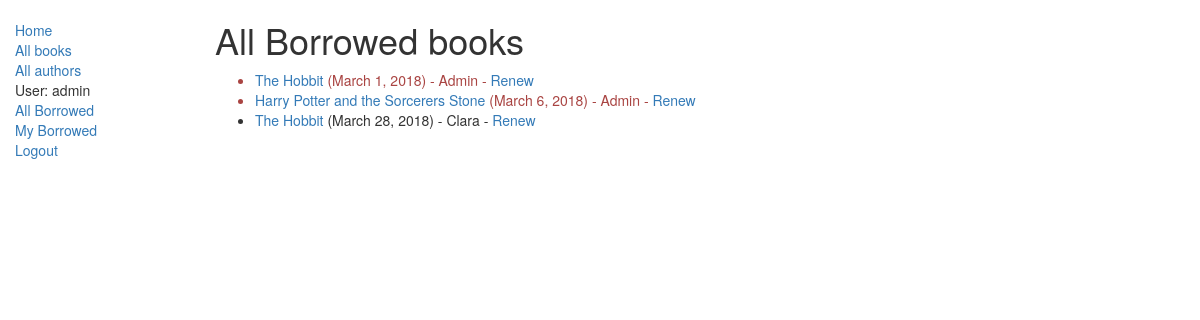
The page /catalog/all_books/ (signed in) on the database its author committed.
### catalog/models.py (models this page shows, shortened)
class BookInstance(models.Model):
    id = models.UUIDField(primary_key=True, default=uuid.uuid4, help_text="Unique ID for this particular book across whole library")
    book = models.ForeignKey('Book', on_delete=models.SET_NULL, null=True)
    imprint = models.CharField(max_length=200)
    due_back = models.DateField(null=True, blank=True)
    borrower = models.ForeignKey(User, on_delete=models.SET_NULL, null=True, blank=True)
    @property
    def is_overdue(self):
        if self.due_back and date.today() > self.due_back:
            return True
        return False
    LOAN_STATUS = (
        ('d', 'Maintenance'),
        ('o', 'On loan'),
        ('a', 'Available'),
        ('r', 'Reserved'),
    )
    status = models.CharField(max_length=1, choices=LOAN_STATUS, blank=True, default='d', help_text='Book availability')
    class Meta:
        ordering = ["due_back"]
        permissions = (("can_mark_returned", "Set book as returned"),)

class Book(models.Model):
    title = models.CharField(max_length=200)
    author = models.ForeignKey('Author', on_delete=models.SET_NULL, null=True)
    summary = models.TextField(max_length=1000, help_text="Enter a brief description of the book")
    isbn = models.CharField('ISBN',max_length=13, help_text='13 Character <a href="https://www.isbn-international.org/content/what-isbn">ISBN number</a>')
    genre = models.ManyToManyField(Genre, help_text="Select a genre for this book")
    language = models.ForeignKey('Language', on_delete=models.SET_NULL, null=True)

### catalog/views.py (the view)
# urls.py: path('all_books/', views.LoanedBooksIndexListView.as_view(), name='all-borrowed'),
class LoanedBooksIndexListView(LoginRequiredMixin,PermissionRequiredMixin,generic.ListView):
    model = BookInstance
    permission_required = 'BookInstance.can_mark_returned'
    template_name ='catalog/bookinstance_list_borrowed_index.html'
    paginate_by = 10
    def get_queryset(self):
        return BookInstance.objects.filter(status__exact='o').order_by('due_back')

### catalog/templates/catalog/bookinstance_list_borrowed_index.html
{% extends "base_generic.html" %}
{% block content %}
    <h1>All Borrowed books</h1>
    {% if bookinstance_list %}
    <ul>
      {% for bookinst in bookinstance_list %}
      <li class="{% if bookinst.is_overdue %}text-danger{% endif %}">
        <a href="{% url 'book-detail' bookinst.book.pk %}">{{bookinst.book.title}}</a> ({{ bookinst.due_back }}) - {{bookinst.borrower|capfirst}} {% if perms.catalog.can_mark_returned %}- <a href="{% url 'renew-book-librarian' bookinst.id %}">Renew</a>  {% endif %}
      </li>
      {% endfor %}
    </ul>
    {% else %}
      <p>There are no books borrowed.</p>
    {% endif %}
{% endblock %}

### catalog/templates/base_generic.html (shortened to what this page needs)
<!DOCTYPE html>
<html lang="en">
<head>
  <link rel="stylesheet" href="https://maxcdn.bootstrapcdn.com/bootstrap/3.3.7/css/bootstrap.min.css">
  {% load static %}
  <link rel="stylesheet" href="{% static 'css/styles.css' %}">
</head>
<body>
  <div class="container-fluid">
    <div class="row">
      <div class="col-sm-2">
      {% block sidebar %}
      <ul class="sidebar-nav">
          <li><a href="{% url 'index' %}">Home</a></li>
          <li><a href="{% url 'books' %}">All books</a></li>
          <li><a href="{% url 'authors' %}">All authors</a></li>
          {% if user.is_authenticated %}
            <li>User: {{ user.get_username }}</li>
            {% if perms.can_mark_returned %}
              <li><a href="{% url 'all-borrowed' %}">All Borrowed</a></li>
            {% endif %}
            <li><a href="{% url 'my-borrowed' %}">My Borrowed</a></li>
            <li><a href="{% url 'logout'%}?next={{request.path}}">Logout</a></li>
          {% else %}
            <li><a href="{% url 'login'%}?next={{request.path}}">Login</a></li>
          {% endif %}
         </ul>
     {% endblock %}
      </div>
      <div class="col-sm-10 ">
      {% block content %}{% endblock %}
      </div>
    </div>
  </div>
</body>
</html>

### catalog/static/css/styles.css (style rules this page uses)
.sidebar-nav { margin-top: 20px; padding: 0; list-style: none; }

### rows shown on the page
BookInstance: book "The Hobbit", due_back "March 1, 2018", borrower "Admin"
BookInstance: book "Harry Potter and the Sorcerers Stone", due_back "March 6, 2018", borrower "Admin"
BookInstance: book "The Hobbit", due_back "March 28, 2018", borrower "Clara"

### other values the page prints
{{ user.get_username }} "admin"
